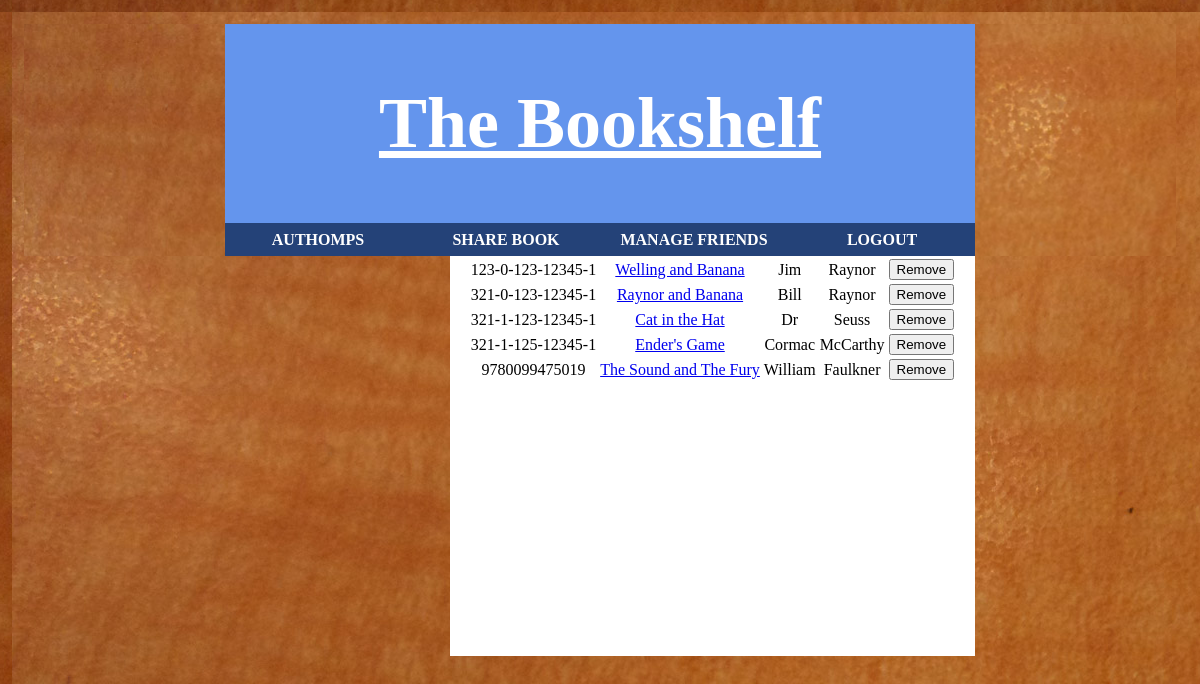
Page /view_books.php (signed in) on the earlier database version.
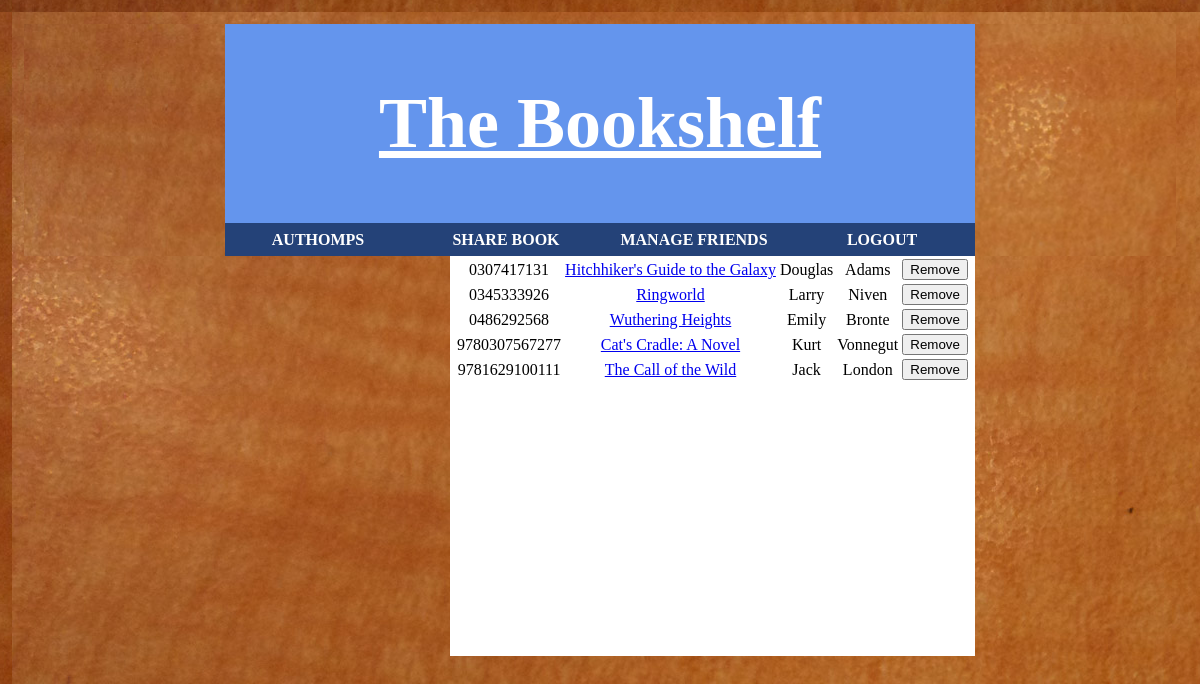
Same page on the later database version.
### tables this page shows
CREATE TABLE books
( 	isbn VARCHAR(13) NOT NULL PRIMARY KEY,
	title VARCHAR(50),
	author_first_name VARCHAR(20),
	author_last_name VARCHAR(20)
);

### view_books.php (the view, shortened to what this page needs)
<?php
	$username = $_SESSION['username'];
?>
<!DOCTYPE html>
<html>
<head>
	<link rel="stylesheet" type="text/css" href="css/bookshelf.css" />
</head>
<body>
	<div id="wrap">
		<?php
			include('directory.php');
		?>
		<div id="main">
			<?php
				include('access_database.php');
				$userQuery = "SELECT * FROM books";
				$userStmt = $db->query($userQuery);
				$num_rows = $userStmt->num_rows;
				if ($num_rows == 0) {
					echo "no books";
				} else {
					echo "<table>";
					for ($i=0; $i < $num_rows; $i++) {
						$row = $userStmt->fetch_assoc();
						echo '<tr><td>'.$row['isbn'].'</td><td>'.'<a href="book_view.php?isbn='.$row['isbn'].'">'.$row['title'].'</a>'.'</td><td>'.$row['author_first_name'].'</td><td>'.$row['author_last_name'].'</td><td><input type="submit" value="Remove"></td><input type ="hidden" name="isbn" value="'.$row['isbn'].'"></tr>';
					}
					echo "</table>";
				}
			?>
		</div>
</body>
</html>

### directory.php
<!DOCTYPE html>
<link rel="stylesheet" type="text/css" href="css/header.css">
<div id='title'>
	<h1>The Bookshelf</h1>
</div>
<header>
	<ul class="nav">
		<li><a id="navBar" href="user_homepage.php"><?php echo $username;?></a></li>
		<li><a id="navBar" href="share_book.php">Share Book</a></li>
		<li><a id="navBar" href="user_manage_friends.php">Manage Friends</a></li>
		<li><a id="navBar" href="index.php">Logout</a></li>
	</ul>
</header>

### css/bookshelf.css (style rules this page uses)
html, body { margin:1%; padding:0; background-image: url('background_wood.jpg'); }
#wrap { width:750px; height: 100%; margin:0 auto; font-size: 16px; background-color: #87CEFA; min-width: 550px; }
#main { float: right; margin:0 auto; text-align:center; background-color: white; width: 70%; min-height: 400px; }
table { margin-left:auto; margin-right:auto; }

### css/header.css (style rules this page uses)
header { background-color: #244278; text-align:center; margin-left:auto; margin-right:auto; }
ul { list-style-type: none; margin: 0, auto; padding: 0; overflow: hidden; }
.nav { list-style: none; margin: 0; padding: 0; text-align: center; }
.nav li { display: inline; }
.nav a { display: inline-block; }
#navBar { font-family: verdana; width:169px; color:#FFFFFF; background-color:#244278; text-align: center; padding:4px; text-decoration:none; text-transform:uppercase; font-weight: bold; padding: 1%; }
#title { background-color:#6495ED; font-size: 36px; text-align: center; padding: 10px; color: white; text-decoration: underline; }

Differences in the rows shown:
removed books: isbn "123-0-123-12345-1", title "Welling and Banana", author_first_name "Jim", author_last_name "Raynor"
removed books: isbn "321-0-123-12345-1", title "Raynor and Banana", author_first_name "Bill", author_last_name "Raynor"
removed books: isbn "321-1-123-12345-1", title "Cat in the Hat", author_first_name "Dr", author_last_name "Seuss"
removed books: isbn "321-1-125-12345-1", title "Ender's Game", author_first_name "Cormac", author_last_name "McCarthy"
removed books: isbn "9780099475019", title "The Sound and The Fury", author_first_name "William", author_last_name "Faulkner"
added books: isbn "0307417131", title "Hitchhiker's Guide to the Galaxy", author_first_name "Douglas", author_last_name "Adams"
added books: isbn "0345333926", title "Ringworld", author_first_name "Larry", author_last_name "Niven"
added books: isbn "0486292568", title "Wuthering Heights", author_first_name "Emily", author_last_name "Bronte"
added books: isbn "9780307567277", title "Cat's Cradle: A Novel", author_first_name "Kurt", author_last_name "Vonnegut"
added books: isbn "9781629100111", title "The Call of the Wild", author_first_name "Jack", author_last_name "London"
